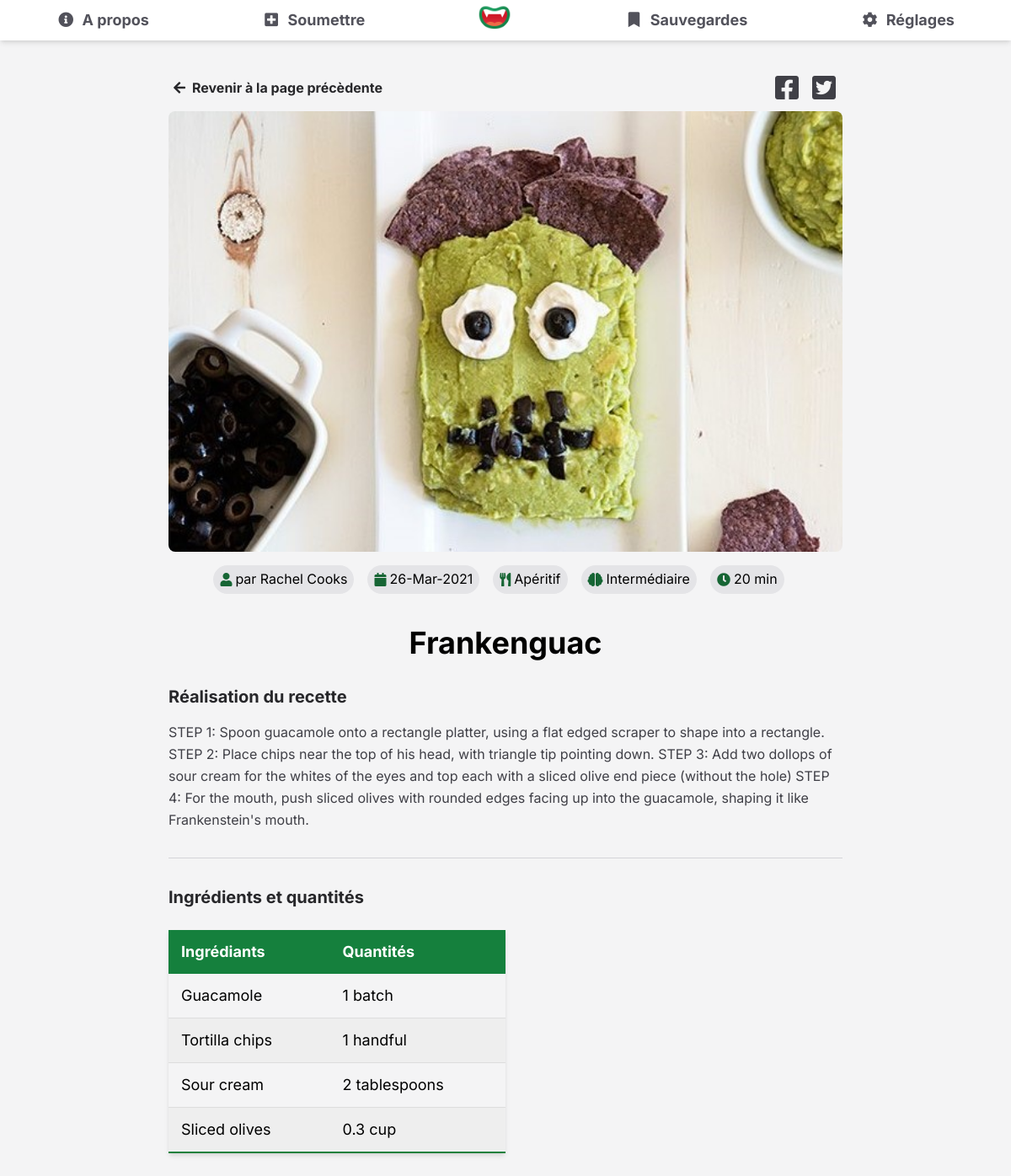
/details.php, run on the app's committed database.
### tables this page shows
CREATE TABLE "Recipes" (
	"Id"	INTEGER NOT NULL UNIQUE,
	"RecipeName"	TEXT,
	"RecipeType"	TEXT,
	"ImageUrl"	TEXT,
	"RecipeDescription"	TEXT,
	"Difficulty"	TEXT,
	"PreparationTime"	INTEGER,
	"Details"	TEXT,
	"FirstName"	TEXT,
	"LastName"	TEXT,
	"Ingrediants"	TEXT,
	"Quantities"	TEXT,
	"PublishDate"	TEXT,
	PRIMARY KEY("Id" AUTOINCREMENT)
);

### backend/recipeDetails.php (called while the page is built, shortened)
<?php
try {
  $pdo = new PDO('sqlite:backend/database/recipes.sqlite');
  $currentRecipe = $_GET["recipe"];
  $statement = $pdo-> query("SELECT * FROM Recipes WHERE Id LIKE '%$currentRecipe%' ");
  $rows = $statement -> fetchAll(PDO::FETCH_ASSOC);
  $currentLink = (isset($_SERVER['HTTPS']) && $_SERVER['HTTPS'] === 'on' ? "https" : "http") . "://$_SERVER[HTTP_HOST]$_SERVER[REQUEST_URI]";
  for ($i = 0; $i < count($rows); $i++) {
    $recipeId = ($rows[$i]['Id']);
    $recipeName = ($rows[$i]['RecipeName']);
    $recipeType = ($rows[$i]['RecipeType']);
    $recipeImageUrl = ($rows[$i]['ImageUrl']);
    $recipeDescription = ($rows[$i]['RecipeDescription']);
    $recipeDifficulty = ($rows[$i]['Difficulty']);
    $recipePreparationTime = ($rows[$i]['PreparationTime']);
    $recipeIngrediants = ($rows[$i]['Ingrediants']);
    $recipeQuantities = ($rows[$i]['Quantities']);
    $ingrediants = explode(";", $recipeIngrediants);
    $quantities = explode(";", $recipeQuantities);
    $userFirstName = ($rows[$i]['FirstName']);
    $userLastName = ($rows[$i]['LastName']);
    $publishedDate = ($rows[$i]['PublishDate']);
  }
}
catch (PDOException $exception) {
  var_dump($exception);
}
?>

### details.php (the view, shortened to what this page needs)
<!DOCTYPE html>
  <html lang="<?php if (isset($_COOKIE['language'])) {echo $_COOKIE['language'];} else {echo 'fr';}?>">
  <head>
    <?php $pageName = "detailsPage";
    include "backend/components/headHtml.php";?>
  </head>
  <body>
    <?php include "backend/components/navigation.php";?>
    <?php include "backend/recipeDetails.php";?>
    <main class="details" data-id="recipe<?= $recipeId ?>">
      <section class="details__top">
        <button class="details__backBtn" onclick="history.go(-1);">
          <i class="details__backIcon fas fa-arrow-left"></i><?= $lang["backLastPage"] ?>
        </button>
        <div class="details__share">
          <a class="details__shareLink" href="https://www.facebook.com/sharer/sharer.php?u=<?= $currentLink ?>" target="_blank" rel="noopener" aria-label="Share on Facebook">
            <i class="details__shareIcon fab fa-facebook-square"></i>
          </a>
          <a class="details__shareLink" href="https://twitter.com/intent/tweet/?text=Une recette pour zombie appelé ''<?= $recipeName ?>'':&amp;url=<?= $currentLink ?>" target="_blank" rel="noopener" aria-label="Share on Twitter">
            <i class="details__shareIcon fab fa-twitter-square"></i>
          </a>
        </div>
      </section>
      <figure class="details__img">
        <img src="images/recipes/<?= $recipeImageUrl ?>" alt="Recipe image" />
      </figure>
      <section class="">
        <div class="details__infolist">
          <div class="details__info"><i class="fas fa-user"></i> <span><?= $lang['by'] ." ". $userFirstName." ".$userLastName?></span></div>
          <div class="details__info"><i class="fas fa-calendar"></i> <span><?= $publishedDate ?></span></div>
          <div class="details__info"><i class="fas fa-utensils"></i> <span><?= $lang[$recipeType] ?></span></div>
          <div class="details__info"><i class="fas fa-brain"></i> <span><?= $lang[$recipeDifficulty] ?></span></div>
          <div class="details__info">
            <i class="fas fa-clock"></i>
            <span><?= $recipePreparationTime." " ?>min</span>
          </div>
        </div>
        <h2 class="details__title"><?= $recipeName ?></h2>
        <h4 class="details__header"><?= $lang["recipeRealization"] ?></h4>
        <p class="details__text"><?= $recipeDescription ?></p>
        <hr>
        <h4 class="details__header"><?= $lang["ingrediants"] ?></h4>
        <table class="styled-table">
          <thead>
            <tr>
              <th><?= $lang["ingrediantsTable"] ?></th>
              <th><?= $lang["quantitiesTable"] ?></th>
            </tr>
          </thead>
          <tbody>
            <?php
              for ($i=0; $i < count($ingrediants)-1; $i++) {
                echo "<tr><td>" .ucfirst($ingrediants[$i]) . "</td>" . "<td>" .$quantities[$i] . "</td>"; }
            ?>
          </tbody>
        </table>
      </section>
    </main>
  </body>
</html>

### data on the page
recipes: ImageUrl (picture), FirstName "Rachel", LastName "Cooks", PublishDate "26-Mar-2021", RecipeType "Apéritif", Difficulty "Intermédiaire", PreparationTime "20", RecipeName "Frankenguac", RecipeDescription "STEP 1: Spoon guacamole onto a rectangle platter, using a flat edged scraper to shape into a rectangle. STEP 2: Place chips near the top of his head, with triangle tip pointing down. STEP 3: Add two dollops of sour cream for the whites of the eyes and top each with a sliced olive end piece (without the hole) STEP 4: For the mouth, push sliced olives with rounded edges facing up into the guacamole, shaping it like Frankenstein's mouth.", Ingrediants "Guacamole", Quantities "1 batch", Ingrediants "Tortilla chips", Quantities "1 handful", Ingrediants "Sour cream", Quantities "2 tablespoons", Ingrediants "Sliced olives", Quantities "0.3 cup"

### other printed values
$lang['about'] "A propos"
$lang['submit'] "Soumettre"
$lang['bookmarks'] "Sauvegardes"
$lang['settings'] "Réglages"
$lang["backLastPage"] "Revenir à la page précèdente"
$lang['by'] "par"
$lang["recipeRealization"] "Réalisation du recette"
$lang["ingrediants"] "Ingrédients et quantités"
$lang["ingrediantsTable"] "Ingrédiants"
$lang["quantitiesTable"] "Quantités"
